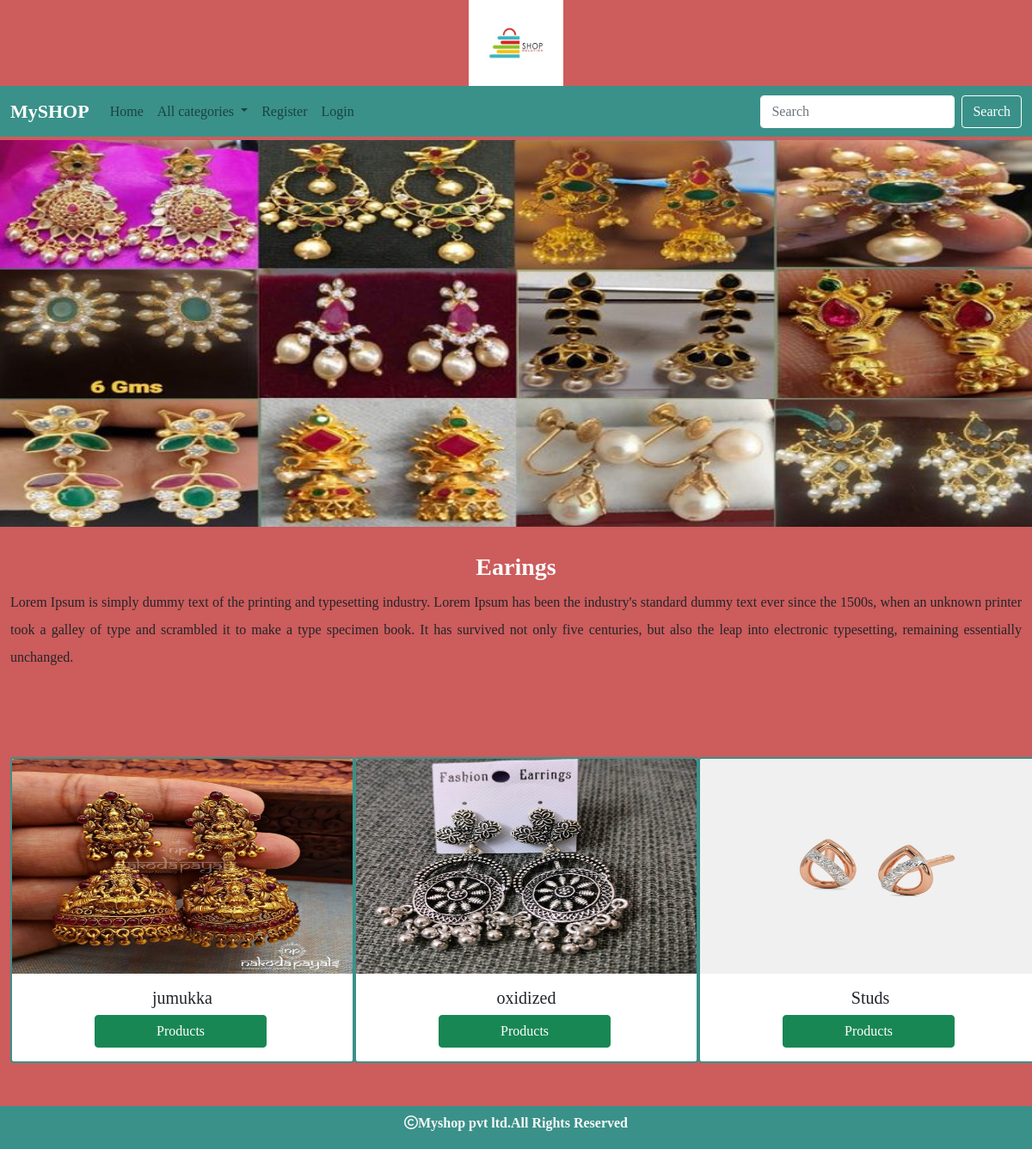
Screenshot of /products/10 with the database file from the repository.
### shop/models.py (models this page shows, shortened)
class Category(models.Model):
    name=models.CharField(max_length=30)
    desc=models.TextField()
    image=models.ImageField(upload_to='categories',null=True,blank=True)

class Product(models.Model):
    name = models.CharField(max_length=30)
    desc = models.TextField()
    image = models.ImageField(upload_to='products', null=True, blank=True)
    price= models.DecimalField(max_digits=10,decimal_places=2)
    stock=models.IntegerField()
    available=models.BooleanField(default=True)
    created=models.DateTimeField(auto_now_add=True) #one time
    updated=models.DateTimeField(auto_now=True) #every time we update records
    category=models.ForeignKey(Category,on_delete=models.CASCADE)

### shop/views.py (the view)
# urls.py: path('products/<int:p>',views.allproducts,name="products"),
def allproducts(request,p):
    c=Category.objects.get(id=p) #retrieves a particular category
    p=Product.objects.filter(category=c) #retrieves products under a particular category
    return render(request,'product.html',{'c':c,'p':p})

### cart/context_processors.py (called while the page is built, shortened)
def total(request):
    count=0
    return {'count':count}

### shop/context_processors.py (called while the page is built)
def links(request):
    c=Category.objects.all()
    return {'links':c}

### templates/product.html
{% extends 'base.html' %}
{% load static %}
{% block content %}
<div class="mt-1" style="margin-bottom:30px">
    <img src="{{c.image.url}}" height="450px" width="100%">
</div>
<div class="container-fluid"style="margin-bottom:100px">
    <h3 class="text-center text-light fw-bold">{{c.name}}</h3>
    <p style="text-align:justify;line-height:2">{{c.desc}}</p>
</div>
<div class="container-fluid"style="margin-bottom:100px">
            <div class="row">
                {% for i in p %}
                   <div class="col-sm-4">
                          <div class="card rounded" style="width: 25rem;border-width:2px;border-color:#3a9189;">
                             <img src="{{i.image.url}}" width="100%" height="250px" class="card-img-top" alt="...">
                               <div class="card-body">
                                  <h5 class="card-title text-center">{{i.name}}</h5>
                                  <a href="{% url 'shop:detail' i.id %}" style="position:relative;left:22%;width:200px;" class="btn btn-success">Products</a>
                               </div>
                          </div>
                   </div>
                {% endfor %}
            </div>
</div>
{% endblock %}

### static/css/style.css (style rules this page uses)
body { background-color:#6666; font-family: "Zilla Slab", serif; font-optical-sizing: auto; font-weight: 300; font-style: normal; font-variation-settings: "wdth" 100; }

### rows the page displays
Category: image (picture), name "Earings", desc "Lorem Ipsum is simply dummy text of the printing and typesetting industry. Lorem Ipsum has been the industry's standard dummy text ever since the 1500s, when an unknown printer took a galley of type and scrambled it to make a type specimen book. It has survived not only five centuries, but also the leap into electronic typesetting, remaining essentially unchanged."
Product: image (picture), name "jumukka"
Product: image (picture), name "oxidized"
Product: image (picture), name "Studs"
